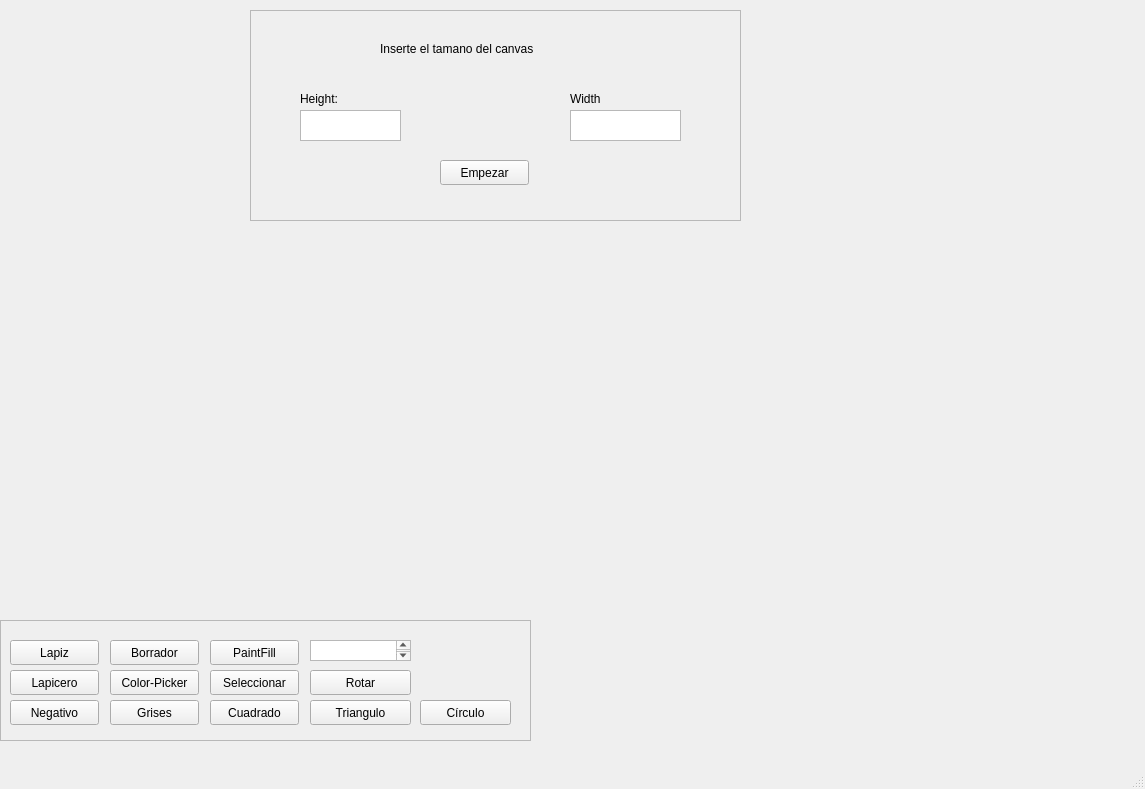
<?xml version="1.0" encoding="UTF-8"?>
<ui version="4.0">
 <class>MainWindow</class>
 <widget class="QMainWindow" name="MainWindow">
  <property name="geometry">
   <rect>
    <x>0</x>
    <y>0</y>
    <width>1145</width>
    <height>789</height>
   </rect>
  </property>
  <property name="windowTitle">
   <string>MainWindow</string>
  </property>
  <widget class="QWidget" name="centralwidget">
   <widget class="QFrame" name="frameInicio">
    <property name="geometry">
     <rect>
      <x>250</x>
      <y>10</y>
      <width>491</width>
      <height>211</height>
     </rect>
    </property>
    <property name="frameShape">
     <enum>QFrame::StyledPanel</enum>
    </property>
    <property name="frameShadow">
     <enum>QFrame::Raised</enum>
    </property>
    <widget class="QPlainTextEdit" name="plainTextHeight">
     <property name="geometry">
      <rect>
       <x>50</x>
       <y>100</y>
       <width>101</width>
       <height>31</height>
      </rect>
     </property>
     <property name="overwriteMode">
      <bool>false</bool>
     </property>
    </widget>
    <widget class="QPlainTextEdit" name="plainTextEditWidth">
     <property name="geometry">
      <rect>
       <x>320</x>
       <y>100</y>
       <width>111</width>
       <height>31</height>
      </rect>
     </property>
    </widget>
    <widget class="QLabel" name="label">
     <property name="geometry">
      <rect>
       <x>130</x>
       <y>30</y>
       <width>201</width>
       <height>17</height>
      </rect>
     </property>
     <property name="text">
      <string>Inserte el tamano del canvas</string>
     </property>
    </widget>
    <widget class="QLabel" name="label_2">
     <property name="geometry">
      <rect>
       <x>50</x>
       <y>80</y>
       <width>67</width>
       <height>17</height>
      </rect>
     </property>
     <property name="text">
      <string>Height:</string>
     </property>
    </widget>
    <widget class="QLabel" name="label_3">
     <property name="geometry">
      <rect>
       <x>320</x>
       <y>80</y>
       <width>67</width>
       <height>17</height>
      </rect>
     </property>
     <property name="text">
      <string>Width</string>
     </property>
    </widget>
    <widget class="QPushButton" name="btnStart">
     <property name="geometry">
      <rect>
       <x>190</x>
       <y>150</y>
       <width>89</width>
       <height>25</height>
      </rect>
     </property>
     <property name="text">
      <string>Empezar</string>
     </property>
    </widget>
   </widget>
   <widget class="QFrame" name="framePrincipal">
    <property name="geometry">
     <rect>
      <x>0</x>
      <y>620</y>
      <width>531</width>
      <height>121</height>
     </rect>
    </property>
    <property name="frameShape">
     <enum>QFrame::StyledPanel</enum>
    </property>
    <property name="frameShadow">
     <enum>QFrame::Raised</enum>
    </property>
    <widget class="QWidget" name="widget" native="true">
     <property name="geometry">
      <rect>
       <x>0</x>
       <y>10</y>
       <width>521</width>
       <height>101</height>
      </rect>
     </property>
     <widget class="QPushButton" name="ColorPicker">
      <property name="geometry">
       <rect>
        <x>110</x>
        <y>40</y>
        <width>89</width>
        <height>25</height>
       </rect>
      </property>
      <property name="text">
       <string>Color-Picker</string>
      </property>
     </widget>
     <widget class="QPushButton" name="Borrador">
      <property name="geometry">
       <rect>
        <x>110</x>
        <y>10</y>
        <width>89</width>
        <height>25</height>
       </rect>
      </property>
      <property name="text">
       <string>Borrador</string>
      </property>
     </widget>
     <widget class="QPushButton" name="PaintFill_3">
      <property name="geometry">
       <rect>
        <x>310</x>
        <y>40</y>
        <width>101</width>
        <height>25</height>
       </rect>
      </property>
      <property name="text">
       <string>Rotar</string>
      </property>
     </widget>
     <widget class="QTextEdit" name="textEdit">
      <property name="geometry">
       <rect>
        <x>310</x>
        <y>10</y>
        <width>101</width>
        <height>21</height>
       </rect>
      </property>
     </widget>
     <widget class="QPushButton" name="PaintFill">
      <property name="geometry">
       <rect>
        <x>210</x>
        <y>10</y>
        <width>89</width>
        <height>25</height>
       </rect>
      </property>
      <property name="text">
       <string>PaintFill</string>
      </property>
     </widget>
     <widget class="QPushButton" name="Lapicero">
      <property name="geometry">
       <rect>
        <x>10</x>
        <y>40</y>
        <width>89</width>
        <height>25</height>
       </rect>
      </property>
      <property name="text">
       <string>Lapicero</string>
      </property>
     </widget>
     <widget class="QPushButton" name="Lapiz">
      <property name="geometry">
       <rect>
        <x>10</x>
        <y>10</y>
        <width>89</width>
        <height>25</height>
       </rect>
      </property>
      <property name="text">
       <string>Lapiz</string>
      </property>
     </widget>
     <widget class="QPushButton" name="PaintFill_2">
      <property name="geometry">
       <rect>
        <x>210</x>
        <y>40</y>
        <width>89</width>
        <height>25</height>
       </rect>
      </property>
      <property name="text">
       <string>Seleccionar</string>
      </property>
     </widget>
     <widget class="QPushButton" name="Negativo">
      <property name="geometry">
       <rect>
        <x>10</x>
        <y>70</y>
        <width>89</width>
        <height>25</height>
       </rect>
      </property>
      <property name="text">
       <string>Negativo</string>
      </property>
     </widget>
     <widget class="QPushButton" name="Grises">
      <property name="geometry">
       <rect>
        <x>110</x>
        <y>70</y>
        <width>89</width>
        <height>25</height>
       </rect>
      </property>
      <property name="text">
       <string>Grises</string>
      </property>
     </widget>
     <widget class="QPushButton" name="PaintFill_4">
      <property name="geometry">
       <rect>
        <x>210</x>
        <y>70</y>
        <width>89</width>
        <height>25</height>
       </rect>
      </property>
      <property name="text">
       <string>Cuadrado</string>
      </property>
     </widget>
     <widget class="QPushButton" name="PaintFill_5">
      <property name="geometry">
       <rect>
        <x>310</x>
        <y>70</y>
        <width>101</width>
        <height>25</height>
       </rect>
      </property>
      <property name="text">
       <string>Triangulo</string>
      </property>
     </widget>
     <widget class="QPushButton" name="PaintFill_6">
      <property name="geometry">
       <rect>
        <x>420</x>
        <y>70</y>
        <width>91</width>
        <height>25</height>
       </rect>
      </property>
      <property name="text">
       <string>Círculo</string>
      </property>
     </widget>
    </widget>
   </widget>
  </widget>
  <widget class="QMenuBar" name="menubar">
   <property name="geometry">
    <rect>
     <x>0</x>
     <y>0</y>
     <width>1145</width>
     <height>22</height>
    </rect>
   </property>
  </widget>
  <widget class="QStatusBar" name="statusbar"/>
 </widget>
 <resources/>
 <connections/>
</ui>
